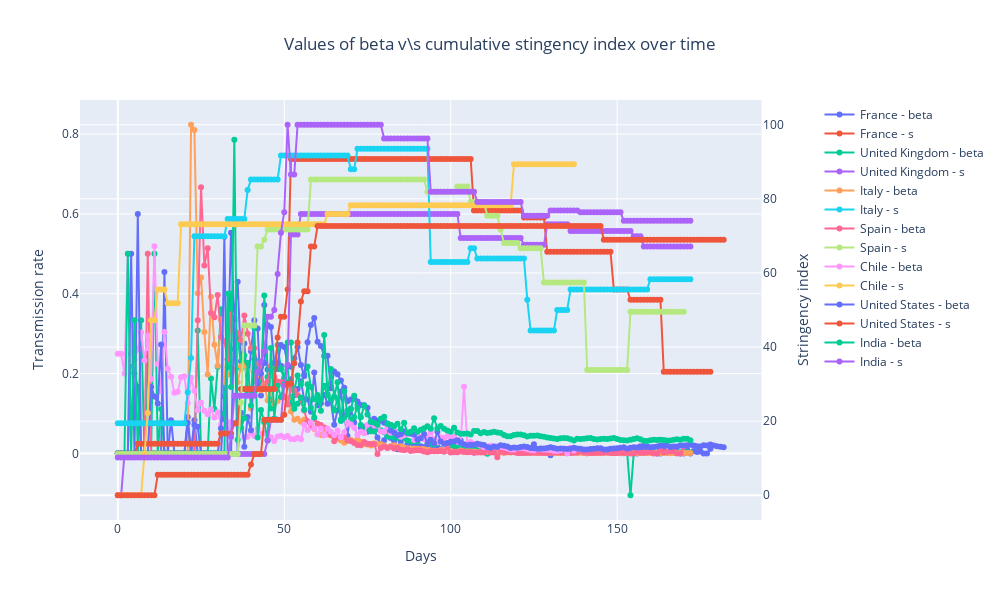

The notebook cell this image was saved under:
### Code cell
fig = make_subplots(specs=[[{"secondary_y": True}]])

for pays in countries:
    print(f'Looking for {pays}')
    df, _ = country_covid(pays, owid_file)
    fig.add_trace(go.Scatter(x=np.arange(0, len(df), 1), y=df.beta, mode='lines+markers', name=f'{pays} - beta'))
    fig.add_trace(go.Scatter(x=np.arange(0, len(df), 1), y=df.s, mode='lines+markers', name=f'{pays} - s'), secondary_y=True)
    
fig.update_layout(title='Values of beta v\s cumulative stingency index over time',
                       xaxis_title='Days',
                       yaxis_title='Transmission rate',
                       yaxis2_title='Stringency index',
                       title_x=0.5,
                      width=1000, height=600
                     )
if STATIC_PLOTS:
    img_bytes = fig.to_image(format="png")
    display(Image(img_bytes))
else:
    fig.show()

### Figure 1 — Plotly figure (JSON) as saved in the notebook; plotly's stock layout.template omitted (floating-point values rounded to 4 significant figures; data arrays with more than 128 entries replaced by an {"elided": "..."} marker saying what was removed)
{"data": [{"mode": "lines+markers", "name": "France - beta", "type": "scatter", "x": {"elided": "179 int values"}, "y": {"elided": "179 float values"}}, {"mode": "lines+markers", "name": "France - s", "type": "scatter", "x": {"elided": "179 int values"}, "xaxis": "x", "y": {"elided": "179 float values"}, "yaxis": "y2"}, {"mode": "lines+markers", "name": "United Kingdom - beta", "type": "scatter", "x": {"elided": "173 int values"}, "y": {"elided": "173 float values"}}, {"mode": "lines+markers", "name": "United Kingdom - s", "type": "scatter", "x": {"elided": "173 int values"}, "xaxis": "x", "y": {"elided": "173 float values"}, "yaxis": "y2"}, {"mode": "lines+markers", "name": "Italy - beta", "type": "scatter", "x": {"elided": "173 int values"}, "y": {"elided": "173 float values"}}, {"mode": "lines+markers", "name": "Italy - s", "type": "scatter", "x": {"elided": "173 int values"}, "xaxis": "x", "y": {"elided": "173 float values"}, "yaxis": "y2"}, {"mode": "lines+markers", "name": "Spain - beta", "type": "scatter", "x": {"elided": "171 int values"}, "y": {"elided": "171 float values"}}, {"mode": "lines+markers", "name": "Spain - s", "type": "scatter", "x": {"elided": "171 int values"}, "xaxis": "x", "y": {"elided": "171 float values"}, "yaxis": "y2"}, {"mode": "lines+markers", "name": "Chile - beta", "type": "scatter", "x": {"elided": "138 int values"}, "y": {"elided": "138 float values"}}, {"mode": "lines+markers", "name": "Chile - s", "type": "scatter", "x": {"elided": "138 int values"}, "xaxis": "x", "y": {"elided": "138 float values"}, "yaxis": "y2"}, {"mode": "lines+markers", "name": "United States - beta", "type": "scatter", "x": {"elided": "183 int values"}, "y": {"elided": "183 float values"}}, {"mode": "lines+markers", "name": "United States - s", "type": "scatter", "x": {"elided": "183 int values"}, "xaxis": "x", "y": {"elided": "183 float values"}, "yaxis": "y2"}, {"mode": "lines+markers", "name": "India - beta", "type": "scatter", "x": {"elided": "173 int values"}, "y": {"elided": "173 float values"}}, {"mode": "lines+markers", "name": "India - s", "type": "scatter", "x": {"elided": "173 int values"}, "xaxis": "x", "y": {"elided": "173 float values"}, "yaxis": "y2"}], "layout": {"height": 600, "title": {"text": "Values of beta v\\s cumulative stingency index over time", "x": 0.5}, "width": 1000, "xaxis": {"anchor": "y", "autorange": true, "domain": [0, 0.94], "range": [-11.37, 193.4], "title": {"text": "Days"}, "type": "linear"}, "yaxis": {"anchor": "x", "autorange": true, "domain": [0, 1], "range": [-0.1669, 0.8855], "title": {"text": "Transmission rate"}, "type": "linear"}, "yaxis2": {"anchor": "x", "autorange": true, "overlaying": "y", "range": [-6.68, 106.7], "side": "right", "title": {"text": "Stringency index"}, "type": "linear"}}}
